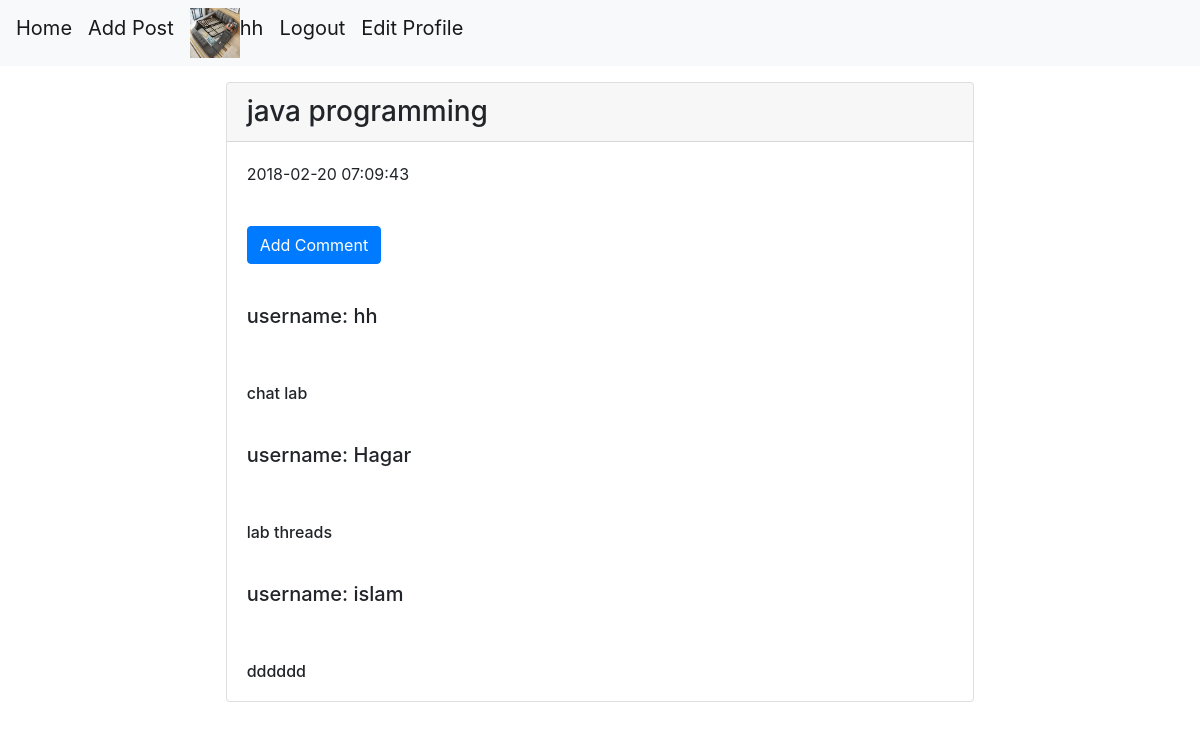
The page /userprofile.php (signed in) on the database its author committed.
### tables this page shows
CREATE TABLE IF NOT EXISTS `posts` (
  `post_id` int(11) NOT NULL,
  `date` timestamp NULL DEFAULT CURRENT_TIMESTAMP,
  `content` varchar(250) DEFAULT NULL,
  `user_id` int(11) DEFAULT NULL
);

CREATE TABLE IF NOT EXISTS `users` (
  `user_id` int(11) NOT NULL,
  `email` varchar(40) NOT NULL,
  `name` varchar(40) DEFAULT NULL,
  `psw` char(255) DEFAULT NULL,
  `imgpath` varchar(100) NOT NULL
);

CREATE TABLE IF NOT EXISTS `comments` (
  `comment_id` int(11) NOT NULL,
  `content` varchar(250) DEFAULT NULL,
  `user_id` int(11) DEFAULT NULL,
  `post_id` int(11) DEFAULT NULL
);

### dbconnection.php (called while the page is built, shortened)
<?php
class db{
  function __construct() {
     $this->dbname="blog";
      $this->host="localhost";
     $this->dbuser="go12";
     $this->upasswd="1234";
    $this->dsn = "mysql:host=$this->host;dbname=$this->dbname";
     $this->db_connection = new PDO($this->dsn, $this->dbuser, $this->upasswd);
  }
}
?>

### postclass.php (called while the page is built, shortened)
<?php
require_once('dbconnection.php');
class Post extends db
{
 public $uid;
public function get_postid()
{
   $query="select content,date,post_id from posts where user_id = ? ";
   $select_product=$this->db_connection->prepare($query);
    $param=[$this->uid];
    $select_product->execute($param);
    return $select_product;
}
}
?>

### commentclass.php (called while the page is built, shortened)
<?php
require_once('dbconnection.php');
class Comment extends db
{
 public $post_id;
public function getpostcomments()
{
   $query="select user_id,content,comment_id from comments where  post_id=?";
   $edit_statm=$this->db_connection->prepare($query);
   $edit_parameters=[$this->post_id];
   $edit_statm->execute($edit_parameters);
  return $edit_statm;
}
}
?>

### userclass.php (called while the page is built, shortened)
<?php
require_once('dbconnection.php');
class User extends db
{
 public $id;
public function get_username()
{
   $query="select name from  users where user_id = ? ";
    $param=[$this->id];
   $select_product=$this->db_connection->prepare($query);
    $select_product->execute($param);
  return $select_product;
}
}
?>

### userprofile.php (the view, shortened to what this page needs)
<?php
 require_once('userclass.php');
 require_once('postclass.php');
 require_once('commentclass.php');
 require_once('navbar.php');
$pst=new Post();
$pst->uid=$_SESSION['id'];
$uposts=$pst->get_postid();
echo"
<div class='row m-3'>
<div class='col-2'></div>
<div class='col-8'>
<div class='card'>";
while ($row=$uposts->fetch(PDO::FETCH_ASSOC))
{
          foreach ($row as $key=>$value)
          {
            if($key=="content")
            {
              echo ' <div class="card-header">';
              echo "<h3  class='card-text'>$value</h3>";
              echo' </div>';
            }else if($key=="date")
            {
              echo'  <div class="card-body">';
                echo "<p  class='card-text'>$value</p>";
                echo'</div>';
            }else if($key=="post_id"){
              echo" <div class='card-body'> <a class='btn btn-primary' href= addcomment.php?pid=$value> Add Comment </a> </div>";
                $c=new Comment();
                $c->post_id=$value;
                $coments=$c->getpostcomments();
                while ($row=$coments->fetch(PDO::FETCH_ASSOC))
                {
                          foreach ($row as $key=>$value)
                          {
                            if($key=="content")
                            {
                              echo'  <div class="card-body">';
                                echo "<h6  class='card-text'>$value</h6>";
                                echo'
                              </div>';
                            }else if($key=="user_id")
                            {
                              $usr=new User();
                              $usr->id=$value;
                              $uname=$usr->get_username();
                              while ($ow=$uname->fetch(PDO::FETCH_ASSOC))
                              {
                                        foreach ($ow as $key=>$value)
                                        {
                                          if($key=="name")
                                          {
                                            echo'  <div class="card-body">';
                                              echo "<h5 class='card-text'>username: $value</h5>";
                                              echo'
                                            </div>';
                                          }
                                        }
                                }
                            }
                          }
                  }
            }
          }
}
echo'
  </div>
  </div>
	<div class="col-2"></div>
	</div>
';
 ?>

### rows shown on the page
posts: content "java programming", date "2018-02-20 07:09:43"
comments: content "chat lab"
users: name "hh"
comments: content "lab threads"
users: name "Hagar"
comments: content "dddddd"
users: name "islam"

### other values the page prints
$_SESSION['username'] "hh"
